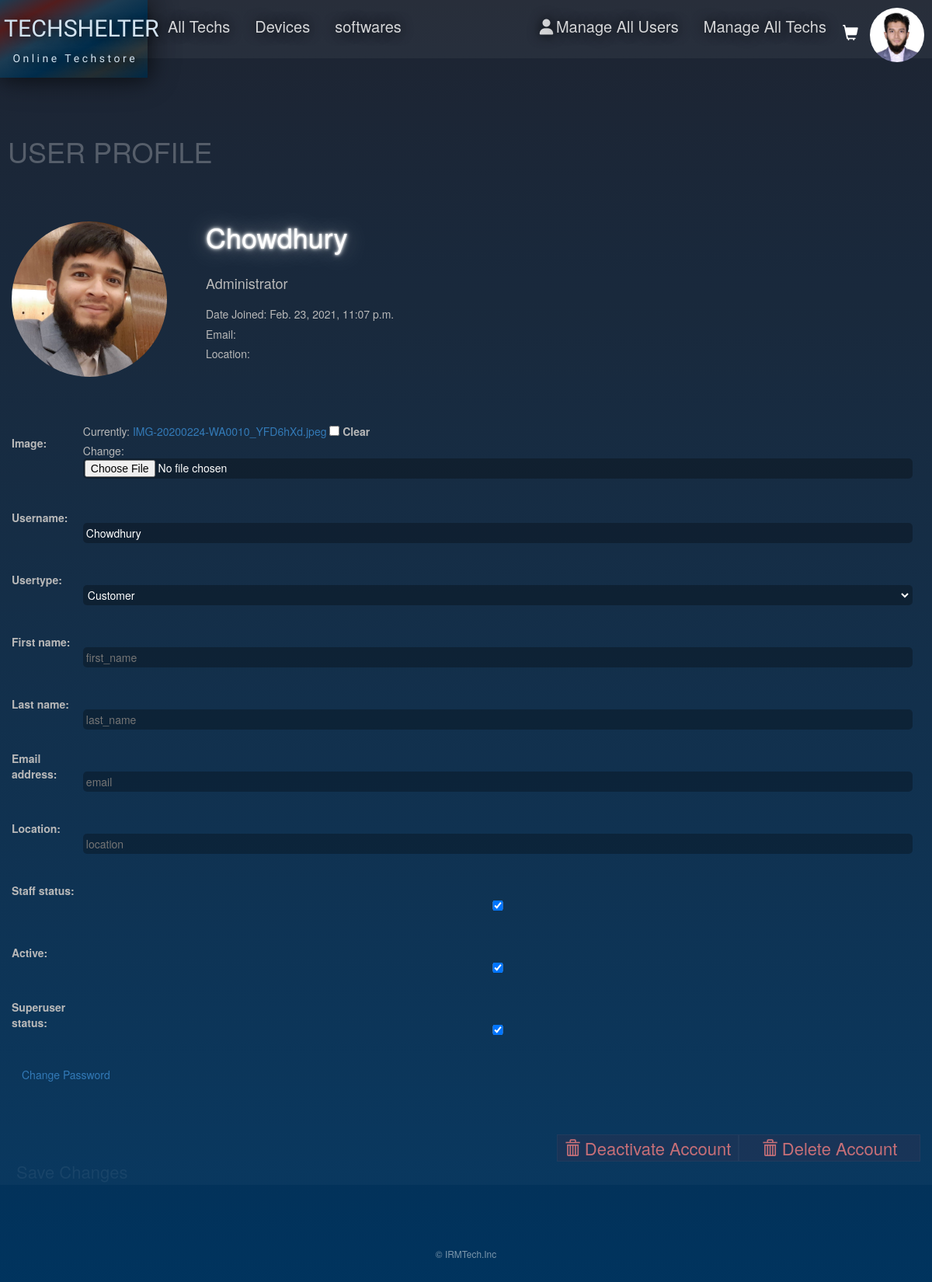
Before: /editprofile/8 (signed in) with the older database file.
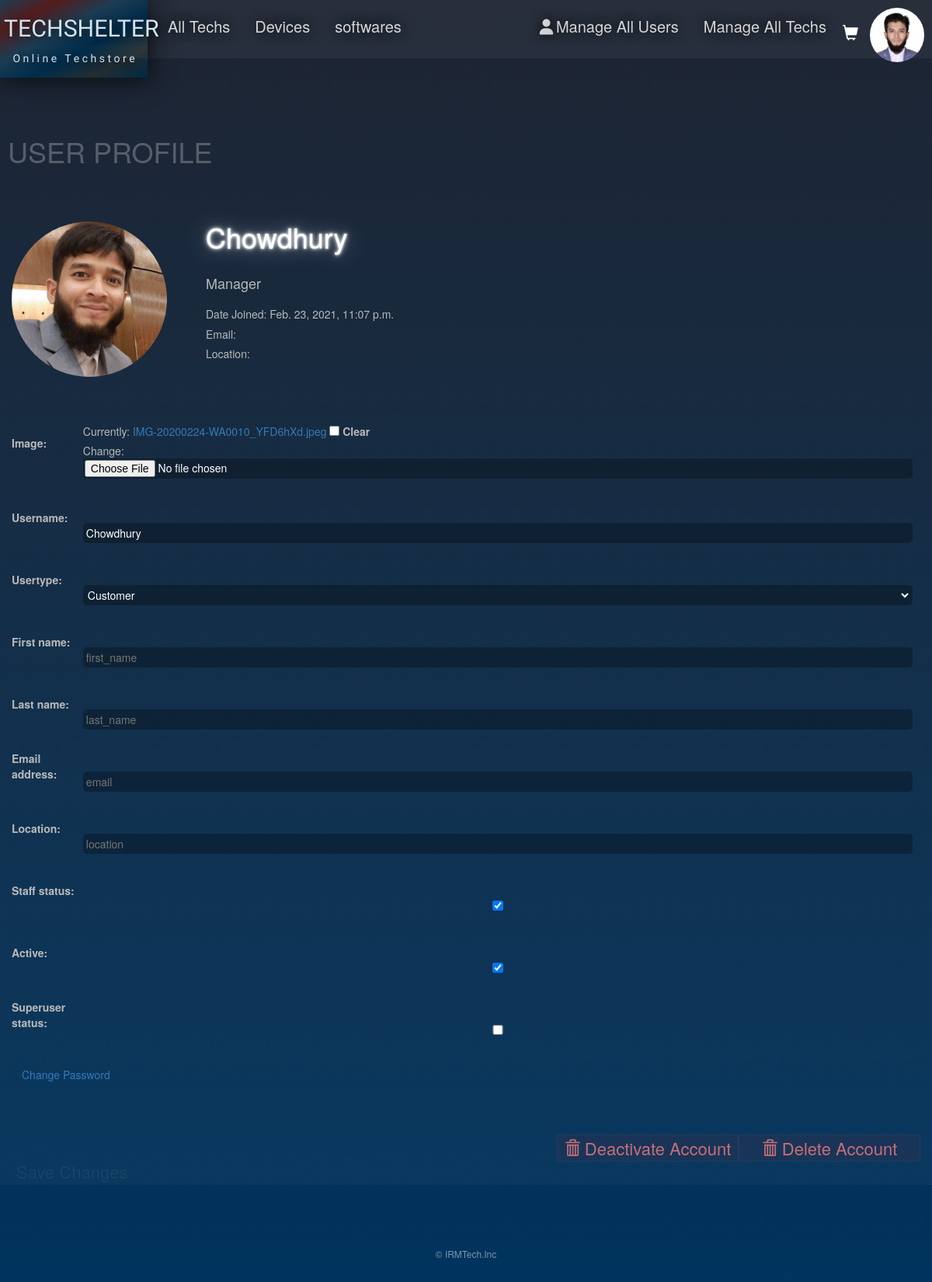
After: the same page with the newer database file.
### TechShelterApp/models.py (models this page shows)
class User(AbstractUser):
    image = models.ImageField(null=True, blank=True)
    location = models.CharField(max_length=30, blank=True)
    CUSTOMER = 'Customer'
    SELLER = 'Seller'
    USER_TYPE_CHOICES = [(CUSTOMER, 'Customer'),(SELLER, 'Seller')]
    usertype = models.CharField(max_length=8,choices=USER_TYPE_CHOICES,default=CUSTOMER)
    def __str__(self):
    	return self.username
    @property
    def imageURL(self):
    	try:
    		url = self.image.url
    	except:
    		url = 'https://ssl.gstatic.com/images/branding/product/2x/avatar_square_grey_512dp.png'
    	return url

### TechShelterApp/views.py (the view, shortened to what this page needs)
# urls.py: path('editprofile/<int:userID>', views.editprofile, name='editprofile'),
def editprofile(request, userID):
    if request.user.is_authenticated:
        logged_in_user = request.user
        orderinfo, created = OrderInfo.objects.get_or_create(customer=logged_in_user, complete=False)
        orderedtechs = orderinfo.orderedtech_set.all()
    if request.user.is_superuser:
        form = Admin_UserUpdateForm()
        users = User.objects.all()
        try:
            user = User.objects.get(id=userID)
        except User.DoesNotExist:
            raise Http404("User does not exist")
        form = Admin_UserUpdateForm(instance=user)
        if request.method == 'POST':
            form = Admin_UserUpdateForm(request.POST, request.FILES, instance=user)
            if form.is_valid():
                form.save()
                context = {'logged_in_user':logged_in_user, 'users':users}
                return render(request, 'TechShelterApp/users.html',context)
        if request.method == 'FILES':
            form = Admin_UserUpdateForm(request.FILES, instance=user)
            if form.is_valid():
                form.update()
    context = {'logged_in_user':logged_in_user, 'form':form, 'user':user, 'orderedtechs':orderedtechs,'orderinfo':orderinfo}
    return render(request, 'TechShelterApp/editprofile.html',context)

### TechShelterApp/forms.py
class Admin_UserUpdateForm(ModelForm):
    class Meta:
        model = User
        fields = ("image", "username", "usertype", "first_name", "last_name", "email", "location", "is_staff", "is_active", "is_superuser")

### TechShelterApp/models.py (called while the page is built)
	@property
	def get_cart_item_quantity(self):#get number of items in cart
		orderedtechs = self.orderedtech_set.all() # reverse relation with OrderedTech (get all the OrderedTech objects belong to a single OrderInfo object)
		cart_item_quantity=sum([orderedtech.quantity for orderedtech in orderedtechs])
		return cart_item_quantity

### TechShelterApp/Templates/TechShelterApp/editprofile.html (shortened to what this page needs)
{% extends 'TechShelterApp/main.html' %}
{% load static %}
{% load widget_tweaks %}
{% block content %}
<h1 class="pagename">USER PROFILE</h1>
		<form method="POST" enctype="multipart/form-data" novalidate style="padding: 15px; margin-top: 40px; color: rgb(185, 185, 185);">
			<img src="{{user.imageURL}}" style="width:200px;height:200px; border-radius: 50%; float: left;position:sticky;"></img>
			<h1 style="float: left; margin-top:0px; padding-left:50px; color:rgb(255, 255, 255); text-shadow: 0px 0px 2px rgb(247, 247, 247), 0px 0px 4px rgb(255, 255, 255), 0px 0px 8px rgba(255, 255, 255, 0.685), 0px 0px 30px rgba(255, 255, 255, 0.548);">
		{{user.username}}</h1>
	</br><h3 style="padding-top: 13px;padding-left: 250px;">{{user.get_full_name}}</h3>
	<h4 style="padding-top: 7px;padding-left: 250px;">
	{% if user.is_superuser %}Administrator
    {% elif not user.is_superuser and user.is_staff %}Manager
    {% else %}{{user.usertype}}
    {% endif %}</h4>
	<h5 style="padding-top: 13px;padding-left: 250px;">Date Joined: {{user.date_joined}}</h5>
	<h5 style="padding-top: 0px;padding-left: 250px;">Email: {{user.email}}</h5>
	<h5 style="padding-top: 0px;padding-left: 250px;">Location: {{user.location}}</h5>
	<br><br><br>
			<table>
			  {% for field in form.visible_fields %}
				<tr style="height: 80px;">
				  <th style="width: 5%; sans-serif;; padding-bottom: 3%">{{ field.label_tag }}</th>
				  <td style="width: 80%; padding: 10px;">
					{% render_field field style="color:white ; background-color:rgba(0, 0, 0, 0.281); border-radius: 5px; border: 2px dashed transparent; width:100%" placeholder=field.name %}<br>
				  </td>
				</tr>
			  {% endfor %}
			</table>
			<a href="{% url 'password_reset' %}" class="btn btn-link">Change Password</a>
			<input class="pluscart" type="submit" name="submit" value="Save Changes" style="margin: 30px 0px; width: fit-content;">
			{% if logged_in_user.is_superuser %}
			<a class="deletebtn" href="{% url 'deleteprofile' user.id %}">
				<i class="glyphicon glyphicon-trash" style="font-size: 20px; width: fit-content;"></i>
				Delete Account
			</a>
			{% endif %}
			<a class="deletebtn" href="{% url 'deactivateprofile' user.id %}">
				<i class="glyphicon glyphicon-trash" style="font-size: 20px; width: fit-content;"></i>
				Deactivate Account
			</a>
		</form>
{% endblock content %}

Changed rows visible on the page:
changed User "Chowdhury": is_superuser "☑" → "☐"
Other visible differences:
text no longer shown: "Administrator"
text now shown: "Manager"
